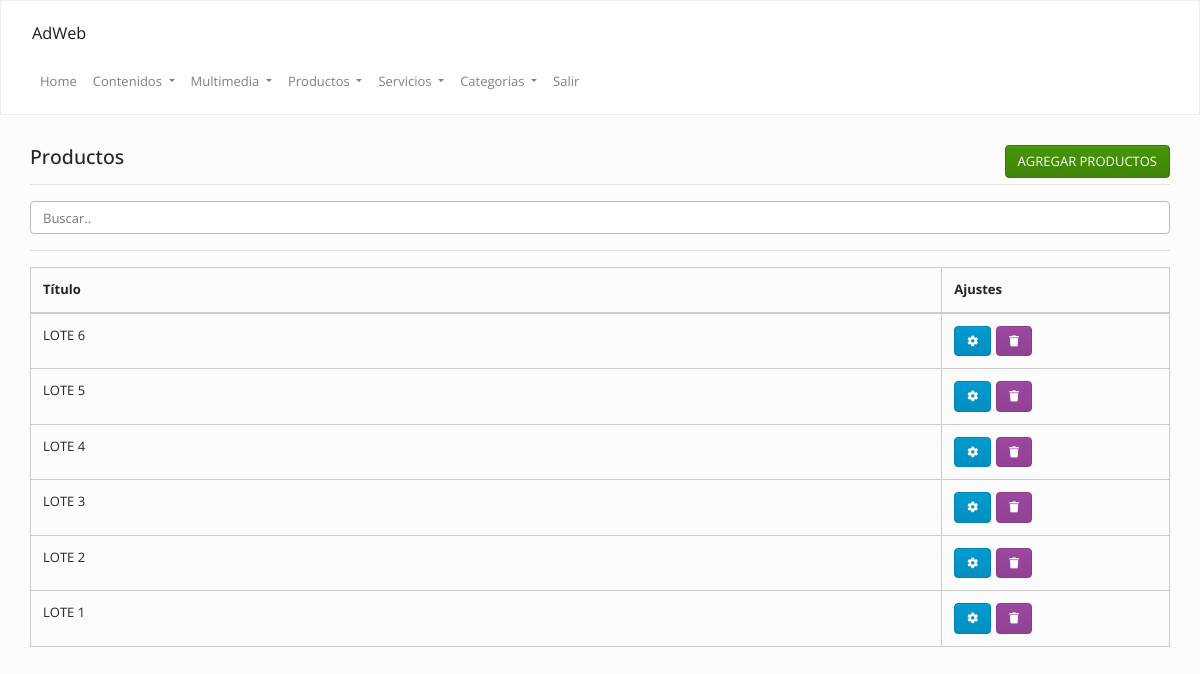
/admin/index.php?op=productos&accion=ver (signed in), run on the app's committed database.
### tables this page shows
CREATE TABLE `productos` (
  `id` int(11) NOT NULL,
  `cod` varchar(255) DEFAULT NULL,
  `titulo` text,
  `precio` float DEFAULT NULL,
  `precio_mayorista` float DEFAULT NULL,
  `precio_descuento` float DEFAULT NULL,
  `stock` int(11) DEFAULT '0',
  `desarrollo` text,
  `categoria` text,
  `subcategoria` text,
  `keywords` text,
  `description` text,
  `fecha` date DEFAULT NULL,
  `meli` varchar(255) DEFAULT NULL,
  `url` text,
  `cod_producto` varchar(255) DEFAULT NULL,
  `var1` varchar(255) DEFAULT NULL,
  `var2` varchar(255) DEFAULT NULL,
  `var3` varchar(255) DEFAULT NULL,
  `var4` varchar(255) DEFAULT NULL,
  `var5` varchar(255) DEFAULT NULL,
  `var6` varchar(255) DEFAULT NULL,
  `var7` varchar(255) DEFAULT NULL,
  `var8` varchar(255) DEFAULT NULL
);

### Config/Autoload.php (called while the page is built, shortened)
<?php
class autoload
{
    public static function runAdmin()
    {
        spl_autoload_register(
            function ($clase)
            {
                $ruta = str_replace("\\", "/", $clase) . ".php";
            }
        );
    }
}

### Clases/Conexion.php (called while the page is built, shortened)
<?php namespace Clases;
class Conexion
{
    private $datos = array("host"=> "localhost","user"=> "root","pass"=> "","db"  => "arsol");
    private $con;
    public function __construct()
    {
        $this->con = mysqli_connect($this->datos["host"], $this->datos["user"], $this->datos["pass"], $this->datos["db"]);
        mysqli_set_charset($this->con,'utf8');
    }
    public function sqlReturn($query)
    {
        $dato = $this->con->query($query);
        return $dato;
    }
}

### Clases/Productos.php (called while the page is built, shortened)
<?php
class Productos
{
    private $con;
    public function __construct()
    {
        $this->con = new Conexion();
    }
    function list($filter,$order,$limit) {
        $array = array();
        if (is_array($filter)) {
            $filterSql = "WHERE ";
            $filterSql .= implode(" AND ", $filter);
        } else {
            $filterSql = '';
        }
        if ($order != '') {
            $orderSql = $order;
        } else {
            $orderSql = "id DESC";
        }
        if ($limit != '') {
            $limitSql = "LIMIT " . $limit;
        } else {
            $limitSql = '';
        }
        $sql = "SELECT * FROM `productos` $filterSql  ORDER BY $orderSql $limitSql";
        $notas = $this->con->sqlReturn($sql);
        if ($notas) {
            while ($row = mysqli_fetch_assoc($notas)) {
                $array[] = $row;
            }
            return $array ;
        }
    }
}

### admin/inc/productos/ver.php (the view, shortened to what this page needs)
<?php
$productos = new Clases\Productos();
$data      = $productos->list("","","");
?>
<div class="mt-20">
    <div class="col-lg-12 col-md-12">
        <h4>Productos <a class="btn btn-success pull-right" href="<?=URL?>/index.php?op=productos&accion=agregar">AGREGAR PRODUCTOS</a></h4>
        <hr/>
        <input class="form-control" id="myInput" type="text" placeholder="Buscar..">
        <hr/>
        <table class="table  table-bordered  ">
            <thead>
            <th>Título</th>
            <th>Ajustes</th>
            </thead>
             <tbody>
            <?php
if (is_array($data)) {
    for ($i = 0; $i < count($data); $i++) {
        echo "<tr>";
        echo "<td>" . strtoupper($data[$i]["titulo"]) . "</td>";
        echo "<td>";
        echo '<a class="btn btn-info" data-toggle="tooltip" data-placement="top" title="Modificar" href="' . URL . '/index.php?op=productos&accion=modificar&cod=' . $data[$i]["cod"] . '">
                    <i class="fa fa-cog"></i></a>';
        echo '<a class="btn btn-danger" data-toggle="tooltip" data-placement="top" title="Eliminar" href="' . URL . '/index.php?op=productos&accion=ver&borrar=' . $data[$i]["cod"] . '">
                    <i class="fa fa-trash"></i></a>';
        echo "</td>";
        echo "</tr>";
    }
}
?>
        </tbody>
        </table>
    </div>
</div>

### admin/css/style.css (style rules this page uses)
.pull-right { float: right !important; }
.mt-20 { margin-top: 20px !important; }
td .btn { margin-right: 5px; font-size: 11px; }
th:last-child { width: 20%; }

### data on the page
productos: titulo "LOTE 6"
productos: titulo "LOTE 5"
productos: titulo "LOTE 4"
productos: titulo "LOTE 3"
productos: titulo "LOTE 2"
productos: titulo "LOTE 1"
